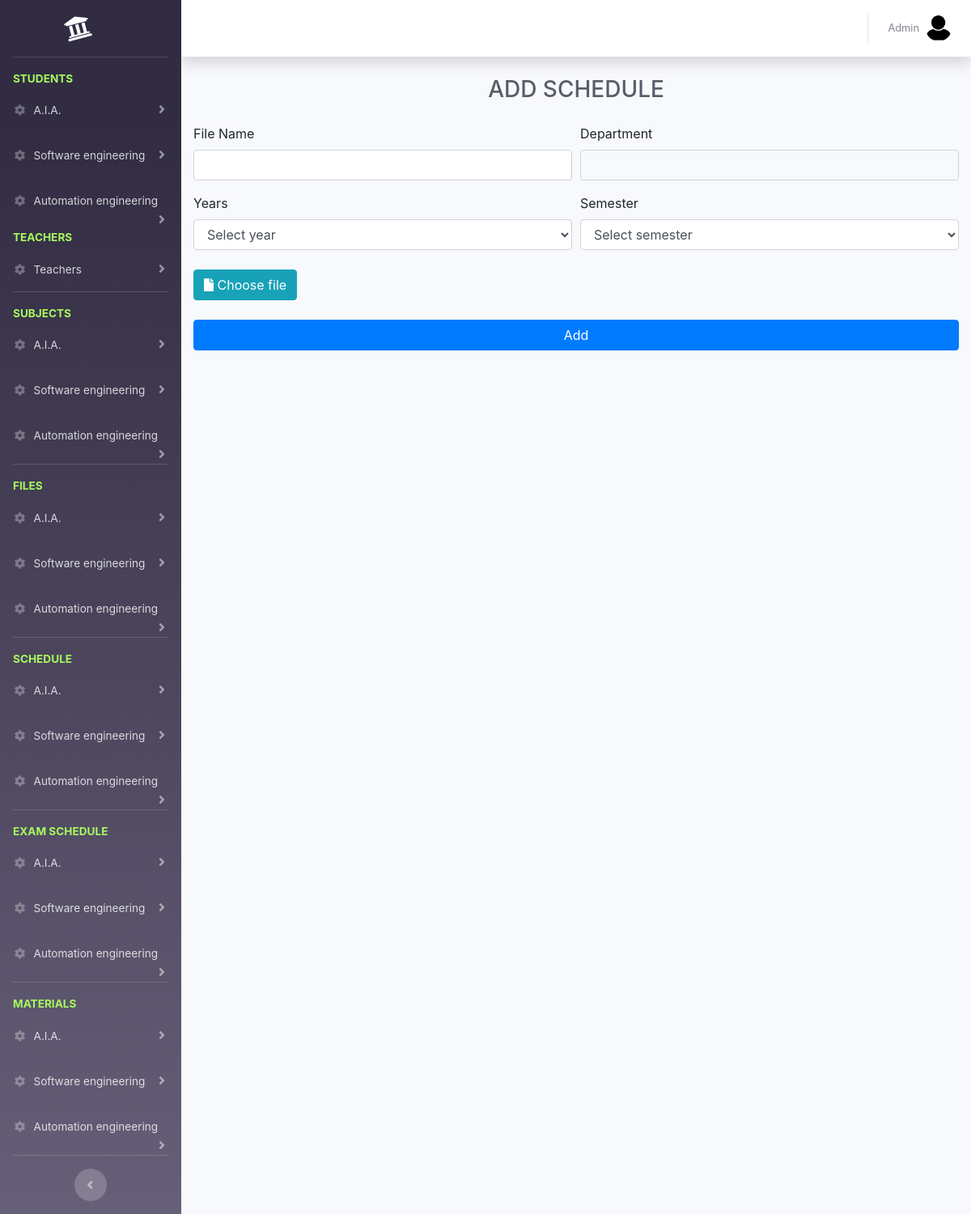
Screenshot of /admins/add-schedule.php (signed in) with the database file from the repository.
### tables this page shows
CREATE TABLE `sections` (
  `id` int(11) NOT NULL,
  `name` varchar(100) NOT NULL,
  `fees` decimal(10,2) NOT NULL
);

### admins/add-schedule.php (the view, shortened to what this page needs)
<?php
require('../connection.php');
include('../layout/header.php');
include('layout/sidebar.php');
include('layout/topnav.php');
$section_name = $_GET['section'];
?>
<div class="container-fluid">
    <div class="d-sm-flex align-items-center justify-content-between mb-4">
        <h1 class="m-auto h3 mb-0 text-gray-800 text-uppercase">add schedule</h1>
    </div>
    <div class="row">
        <div class="col-md-12">
        </div>
        <div class="container add-student">
            <form action="<?=APP?>/controllers/schedules/add.php" method="POST" class="add_schedule_form" enctype="multipart/form-data">
                <div class="form-row">
                    <div class="form-group col-md-6">
                        <label for="name">File Name</label>
                        <input type="text" id="name" class="form-control" name="name">
                    </div>
                    <div class="form-group col-md-6">
                        <label>Department</label>
                        <input readonly type="text" class="form-control bg-light" value="<?=@$section_name?>">
                    </div>
                    <div class="form-group col-md-6">
                        <label for="year_id">Years</label>
                        <select name="year_id" id="year_id" class="form-control year_id">
                            <option value="">Select year</option>
                        </select>
                    </div>
                    <div class="form-group col-md-6">
                        <label>Semester</label>
                        <select name="semester" class="form-control">
                            <option value="">Select semester</option>
                        </select>
                    </div>
                    <div class="form-group col-md-6 pt-2">
                        <label for="file" class="btn btn-info"><i class="fa fa-file"></i> Choose file</label>
                    </div>
                </div>
                <button type="submit" class="btn btn-primary btn-block add_schedule_button" name="submit">Add</button>
            </form>
        </div>
    </div>
</div>
<?php include('../layout/footer.php');?>

### admins/layout/sidebar.php (shortened to what this page needs)
<?php
$sectionsSql = "SELECT  sections.* FROM sections
                    LEFT JOIN section_years on sections.id=section_years.section_id GROUP BY sections.id";
$result = mysqli_query($conn, $sectionsSql);
$sections = $result->fetch_all(MYSQLI_ASSOC);
?>
<div id="wrapper">
      <ul class="navbar-nav bg-gradient-primary sidebar sidebar-dark accordion" id="accordionSidebar">
        <a class="sidebar-brand d-flex align-items-center justify-content-center" href="../index.php">
          <div class="sidebar-brand-icon rotate-n-15">
            <i class="fas fa-university"></i>
          </div>
        </a>
      <hr class="sidebar-divider">
      <li class="sidebar-heading">
          Students
      </li>
      <?php
      foreach ($sections as $section) { ?>
          <li class="nav-item">
              <a class="nav-link collapsed" href="#" data-toggle="collapse" data-target="#student_<?=$section['id']?>" aria-expanded="true" aria-controls="collapseProfi">
                  <i class="fas fa-fw fa-cog"></i>
                  <span><?=$section['name']?></span>
              </a>
          </li>
      <?php  } ?>
      <div class="sidebar-heading">
          Teachers
      </div>
      <li class="nav-item">
          <a class="nav-link collapsed" href="#" data-toggle="collapse" data-target="#teacher" aria-expanded="true" aria-controls="collapseProfi">
              <i class="fas fa-fw fa-cog"></i>
              <span>Teachers</span>
          </a>
      </li>
      <hr class="sidebar-divider">
      <li class="sidebar-heading">
          Subjects
      </li>
      <?php
      foreach ($sections as $section) { ?>
          <li class="nav-item">
              <a class="nav-link collapsed" href="#" data-toggle="collapse" data-target="#subject_<?=$section['id']?>" aria-expanded="true" aria-controls="collapseProfi">
                  <i class="fas fa-fw fa-cog"></i>
                  <span><?=$section['name']?></span>
              </a>
          </li>
      <?php  } ?>
          <hr class="sidebar-divider">
          <li class="sidebar-heading">
              files
          </li>
          <?php
          foreach ($sections as $section) { ?>
              <li class="nav-item">
                  <a class="nav-link collapsed" href="#" data-toggle="collapse" data-target="#file_<?=$section['id']?>" aria-expanded="true" aria-controls="collapse">
                      <i class="fas fa-fw fa-cog"></i>
                      <span><?=$section['name']?></span>
                  </a>
              </li>
          <?php  } ?>
      <hr class="sidebar-divider">
      <li class="sidebar-heading">
          schedule
      </li>
      <?php
      foreach ($sections as $section) { ?>
          <li class="nav-item">
              <a class="nav-link collapsed" href="#" data-toggle="collapse" data-target="#schedule_<?=$section['id']?>" aria-expanded="true" aria-controls="collapse">
                  <i class="fas fa-fw fa-cog"></i>
                  <span><?=$section['name']?></span>
              </a>
          </li>
      <?php  } ?>
      <hr class="sidebar-divider">
      <li class="sidebar-heading">
          exam schedule
      </li>
      <?php
      foreach ($sections as $section) { ?>
          <li class="nav-item">
              <a class="nav-link collapsed" href="#" data-toggle="collapse" data-target="#exam_schedule_<?=$section['id']?>" aria-expanded="true" aria-controls="collapse">
                  <i class="fas fa-fw fa-cog"></i>
                  <span><?=$section['name']?></span>
              </a>
          </li>
      <?php  } ?>
      <hr class="sidebar-divider">
      <li class="sidebar-heading">
          Materials
      </li>
      <?php
      foreach ($sections as $section) { ?>
          <li class="nav-item">
              <a class="nav-link collapsed" href="#" data-toggle="collapse" data-target="#course_<?=$section['id']?>" aria-expanded="true" aria-controls="collapse">
                  <i class="fas fa-fw fa-cog"></i>
                  <span><?=$section['name']?></span>
              </a>
          </li>
      <?php  } ?>
        <hr class="sidebar-divider d-none d-md-block">
        <div class="text-center d-none d-md-inline">
          <button class="rounded-circle border-0" id="sidebarToggle"></button>
        </div>
      </ul>
      <div id="content-wrapper" class="d-flex flex-column">
        <div id="content">

### rows the page displays
sections: name "A.I.A."
sections: name "Software engineering"
sections: name "Automation engineering"

### other values shown
$admin['name'] "Admin"
